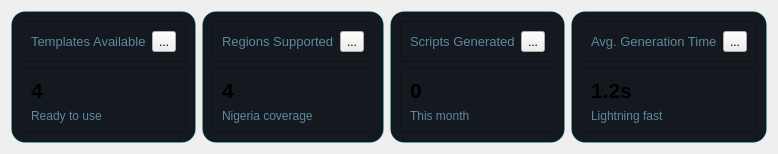
               <widget class="QWidget" name="widget_3" native="true">
                <property name="sizePolicy">
                 <sizepolicy hsizetype="Preferred" vsizetype="Preferred">
                  <horstretch>0</horstretch>
                  <verstretch>0</verstretch>
                 </sizepolicy>
                </property>
                <layout class="QHBoxLayout" name="horizontalLayout_25">
                 <item>
                  <widget class="QFrame" name="templates">
                   <property name="sizePolicy">
                    <sizepolicy hsizetype="Preferred" vsizetype="Preferred">
                     <horstretch>0</horstretch>
                     <verstretch>0</verstretch>
                    </sizepolicy>
                   </property>
                   <property name="styleSheet">
                    <string notr="true">QFrame{
	background-color: rgb(20, 24, 31);
}
QFrame#templates{
	border-radius: 14px;
    border: 1px solid rgba(0, 255, 255, 0.2);
}</string>
                   </property>
                   <property name="frameShape">
                    <enum>QFrame::StyledPanel</enum>
                   </property>
                   <property name="frameShadow">
                    <enum>QFrame::Raised</enum>
                   </property>
                   <layout class="QVBoxLayout" name="verticalLayout_34">
                    <item>
                     <widget class="QFrame" name="frame_35">
                      <property name="frameShape">
                       <enum>QFrame::StyledPanel</enum>
                      </property>
                      <property name="frameShadow">
                       <enum>QFrame::Raised</enum>
                      </property>
                      <layout class="QHBoxLayout" name="horizontalLayout_27">
                       <item>
                        <widget class="QLabel" name="label_13">
                         <property name="font">
                          <font>
                           <family>Segoe UI</family>
                           <pointsize>10</pointsize>
                          </font>
                         </property>
                         <property name="text">
                          <string>&lt;html&gt;&lt;head/&gt;&lt;body&gt;&lt;p&gt;&lt;span style=&quot; color:#5d899d;&quot;&gt;Templates Available&lt;/span&gt;&lt;/p&gt;&lt;/body&gt;&lt;/html&gt;</string>
                         </property>
                        </widget>
                       </item>
                       <item>
                        <widget class="QToolButton" name="toolButton">
                         <property name="text">
                          <string>...</string>
                         </property>
                         <property name="icon">
                          <iconset resource="ui/resources.qrc">
                           <normaloff>:/icons/icons/file-text.svg</normaloff>:/icons/icons/file-text.svg</iconset>
                         </property>
                        </widget>
                       </item>
                      </layout>
                     </widget>
                    </item>
                    <item>
                     <widget class="QFrame" name="frame_36">
                      <property name="frameShape">
                       <enum>QFrame::StyledPanel</enum>
                      </property>
                      <property name="frameShadow">
                       <enum>QFrame::Raised</enum>
                      </property>
                      <layout class="QVBoxLayout" name="verticalLayout_44">
                       <item>
                        <widget class="QLabel" name="label_24">
                         <property name="font">
                          <font>
                           <family>Segoe UI</family>
                           <pointsize>16</pointsize>
                           <weight>75</weight>
                           <bold>true</bold>
                          </font>
                         </property>
                         <property name="text">
                          <string>4</string>
                         </property>
                        </widget>
                       </item>
                       <item>
                        <widget class="QLabel" name="label_25">
                         <property name="text">
                          <string>&lt;html&gt;&lt;head/&gt;&lt;body&gt;&lt;p&gt;&lt;span style=&quot; color:#5d899d;&quot;&gt;Ready to use&lt;/span&gt;&lt;/p&gt;&lt;/body&gt;&lt;/html&gt;</string>
                         </property>
                        </widget>
                       </item>
                      </layout>
                     </widget>
                    </item>
                   </layout>
                  </widget>
                 </item>
                 <item>
                  <widget class="QFrame" name="regions">
                   <property name="sizePolicy">
                    <sizepolicy hsizetype="Preferred" vsizetype="Preferred">
                     <horstretch>0</horstretch>
                     <verstretch>0</verstretch>
                    </sizepolicy>
                   </property>
                   <property name="styleSheet">
                    <string notr="true">QFrame{
	background-color: rgb(20, 24, 31);
}
QFrame#regions{
	border-radius: 14px;
    border: 1px solid rgba(0, 255, 255, 0.2);
}</string>
                   </property>
                   <property name="frameShape">
                    <enum>QFrame::StyledPanel</enum>
                   </property>
                   <property name="frameShadow">
                    <enum>QFrame::Raised</enum>
                   </property>
                   <layout class="QVBoxLayout" name="verticalLayout_61">
                    <item>
                     <widget class="QFrame" name="frame_41">
                      <property name="frameShape">
                       <enum>QFrame::StyledPanel</enum>
                      </property>
                      <property name="frameShadow">
                       <enum>QFrame::Raised</enum>
                      </property>
                      <layout class="QHBoxLayout" name="horizontalLayout_30">
                       <item>
                        <widget class="QLabel" name="label_34">
                         <property name="font">
                          <font>
                           <family>Segoe UI</family>
                           <pointsize>10</pointsize>
                          </font>
                         </property>
                         <property name="text">
                          <string>&lt;html&gt;&lt;head/&gt;&lt;body&gt;&lt;p&gt;&lt;span style=&quot; color:#5d899d;&quot;&gt;Regions Supported&lt;/span&gt;&lt;/p&gt;&lt;/body&gt;&lt;/html&gt;</string>
                         </property>
                        </widget>
                       </item>
                       <item>
                        <widget class="QToolButton" name="toolButton_4">
                         <property name="styleSheet">
                          <string notr="true">background-color:(0, 236, 236);</string>
                         </property>
                         <property name="text">
                          <string>...</string>
                         </property>
                         <property name="icon">
                          <iconset resource="ui/resources.qrc">
                           <normaloff>:/icons/icons/map-pin.svg</normaloff>:/icons/icons/map-pin.svg</iconset>
                         </property>
                        </widget>
                       </item>
                      </layout>
                     </widget>
                    </item>
                    <item>
                     <widget class="QFrame" name="frame_42">
                      <property name="frameShape">
                       <enum>QFrame::StyledPanel</enum>
                      </property>
                      <property name="frameShadow">
                       <enum>QFrame::Raised</enum>
                      </property>
                      <layout class="QVBoxLayout" name="verticalLayout_62">
                       <item>
                        <widget class="QLabel" name="label_35">
                         <property name="font">
                          <font>
                           <family>Segoe UI</family>
                           <pointsize>16</pointsize>
                           <weight>75</weight>
                           <bold>true</bold>
                          </font>
                         </property>
                         <property name="text">
                          <string>4</string>
                         </property>
                        </widget>
                       </item>
                       <item>
                        <widget class="QLabel" name="label_36">
                         <property name="text">
                          <string>&lt;html&gt;&lt;head/&gt;&lt;body&gt;&lt;p&gt;&lt;span style=&quot; color:#5d899d;&quot;&gt;Nigeria coverage&lt;/span&gt;&lt;/p&gt;&lt;/body&gt;&lt;/html&gt;</string>
                         </property>
                        </widget>
                       </item>
                      </layout>
                     </widget>
                    </item>
                   </layout>
                  </widget>
                 </item>
                 <item>
                  <widget class="QFrame" name="generated">
                   <property name="sizePolicy">
                    <sizepolicy hsizetype="Preferred" vsizetype="Preferred">
                     <horstretch>0</horstretch>
                     <verstretch>0</verstretch>
                    </sizepolicy>
                   </property>
                   <property name="styleSheet">
                    <string notr="true">QFrame{
	background-color: rgb(20, 24, 31);
}
QFrame#generated{
	border-radius: 14px;
    border: 1px solid rgba(0, 255, 255, 0.2);
}</string>
                   </property>
                   <property name="frameShape">
                    <enum>QFrame::StyledPanel</enum>
                   </property>
                   <property name="frameShadow">
                    <enum>QFrame::Raised</enum>
                   </property>
                   <layout class="QVBoxLayout" name="verticalLayout_59">
                    <item>
                     <widget class="QFrame" name="frame_39">
                      <property name="frameShape">
                       <enum>QFrame::StyledPanel</enum>
                      </property>
                      <property name="frameShadow">
                       <enum>QFrame::Raised</enum>
                      </property>
                      <layout class="QHBoxLayout" name="horizontalLayout_29">
                       <item>
                        <widget class="QLabel" name="label_31">
                         <property name="font">
                          <font>
                           <family>Segoe UI</family>
                           <pointsize>10</pointsize>
                          </font>
                         </property>
                         <property name="text">
                          <string>&lt;html&gt;&lt;head/&gt;&lt;body&gt;&lt;p&gt;&lt;span style=&quot; color:#5d899d;&quot;&gt;Scripts Generated&lt;/span&gt;&lt;/p&gt;&lt;/body&gt;&lt;/html&gt;</string>
                         </property>
                        </widget>
                       </item>
                       <item>
                        <widget class="QToolButton" name="toolButton_3">
                         <property name="text">
                          <string>...</string>
                         </property>
                         <property name="icon">
                          <iconset resource="ui/resources.qrc">
                           <normaloff>:/icons/icons/zap.svg</normaloff>:/icons/icons/zap.svg</iconset>
                         </property>
                        </widget>
                       </item>
                      </layout>
                     </widget>
                    </item>
                    <item>
                     <widget class="QFrame" name="frame_40">
                      <property name="frameShape">
                       <enum>QFrame::StyledPanel</enum>
                      </property>
                      <property name="frameShadow">
                       <enum>QFrame::Raised</enum>
                      </property>
                      <layout class="QVBoxLayout" name="verticalLayout_60">
                       <item>
                        <widget class="QLabel" name="totalgenerated">
                         <property name="font">
                          <font>
                           <family>Segoe UI</family>
                           <pointsize>16</pointsize>
                           <weight>75</weight>
                           <bold>true</bold>
                          </font>
                         </property>
                         <property name="text">
                          <string>0</string>
                         </property>
                        </widget>
                       </item>
                       <item>
                        <widget class="QLabel" name="label_33">
                         <property name="text">
                          <string>&lt;html&gt;&lt;head/&gt;&lt;body&gt;&lt;p&gt;&lt;span style=&quot; color:#5d899d;&quot;&gt;This month&lt;/span&gt;&lt;/p&gt;&lt;/body&gt;&lt;/html&gt;</string>
                         </property>
                        </widget>
                       </item>
                      </layout>
                     </widget>
                    </item>
                   </layout>
                  </widget>
                 </item>
                 <item>
                  <widget class="QFrame" name="success">
                   <property name="sizePolicy">
                    <sizepolicy hsizetype="Preferred" vsizetype="Preferred">
                     <horstretch>0</horstretch>
                     <verstretch>0</verstretch>
                    </sizepolicy>
                   </property>
                   <property name="styleSheet">
                    <string notr="true">QFrame{
	background-color: rgb(20, 24, 31);
}
QFrame#success{
	border-radius: 14px;
    border: 1px solid rgba(0, 255, 255, 0.2);
}</string>
                   </property>
                   <property name="frameShape">
                    <enum>QFrame::StyledPanel</enum>
                   </property>
                   <property name="frameShadow">
                    <enum>QFrame::Raised</enum>
                   </property>
                   <layout class="QVBoxLayout" name="verticalLayout_57">
                    <item>
                     <widget class="QFrame" name="frame_37">
                      <property name="frameShape">
                       <enum>QFrame::StyledPanel</enum>
                      </property>
                      <property name="frameShadow">
                       <enum>QFrame::Raised</enum>
                      </property>
                      <layout class="QHBoxLayout" name="horizontalLayout_28">
                       <item>
                        <widget class="QLabel" name="label_26">
                         <property name="font">
                          <font>
                           <family>Segoe UI</family>
                           <pointsize>10</pointsize>
                          </font>
                         </property>
                         <property name="text">
                          <string>&lt;html&gt;&lt;head/&gt;&lt;body&gt;&lt;p&gt;&lt;span style=&quot; color:#5d899d;&quot;&gt;Avg. Generation Time&lt;/span&gt;&lt;/p&gt;&lt;/body&gt;&lt;/html&gt;</string>
                         </property>
                        </widget>
                       </item>
                       <item>
                        <widget class="QToolButton" name="toolButton_2">
                         <property name="text">
                          <string>...</string>
                         </property>
                         <property name="icon">
                          <iconset resource="ui/resources.qrc">
                           <normaloff>:/icons/icons/cloud-lightning.svg</normaloff>:/icons/icons/cloud-lightning.svg</iconset>
                         </property>
                        </widget>
                       </item>
                      </layout>
                     </widget>
                    </item>
                    <item>
                     <widget class="QFrame" name="frame_38">
                      <property name="styleSheet">
                       <string notr="true"/>
                      </property>
                      <property name="frameShape">
                       <enum>QFrame::StyledPanel</enum>
                      </property>
                      <property name="frameShadow">
                       <enum>QFrame::Raised</enum>
                      </property>
                      <layout class="QVBoxLayout" name="verticalLayout_58">
                       <item>
                        <widget class="QLabel" name="label_27">
                         <property name="font">
                          <font>
                           <family>Segoe UI</family>
                           <pointsize>16</pointsize>
                           <weight>75</weight>
                           <bold>true</bold>
                          </font>
                         </property>
                         <property name="text">
                          <string>1.2s</string>
                         </property>
                        </widget>
                       </item>
                       <item>
                        <widget class="QLabel" name="label_30">
                         <property name="text">
                          <string>&lt;html&gt;&lt;head/&gt;&lt;body&gt;&lt;p&gt;&lt;span style=&quot; color:#5d899d;&quot;&gt;Lightning fast&lt;/span&gt;&lt;/p&gt;&lt;/body&gt;&lt;/html&gt;</string>
                         </property>
                        </widget>
                       </item>
                      </layout>
                     </widget>
                    </item>
                   </layout>
                  </widget>
                 </item>
                </layout>
               </widget>
